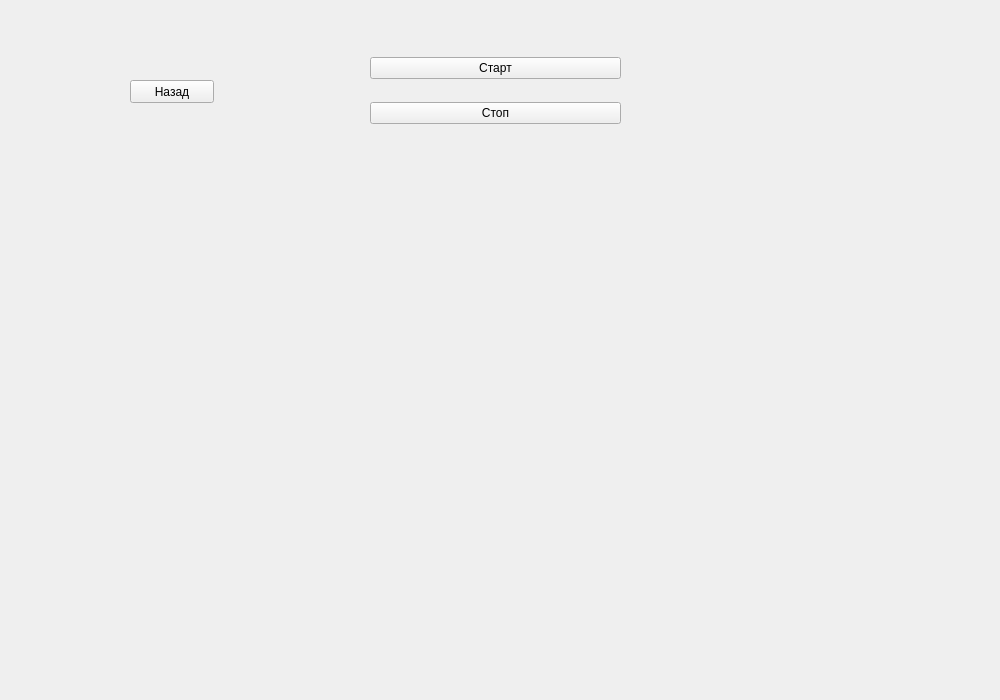
<?xml version="1.0" encoding="UTF-8"?>
<ui version="4.0">
 <class>ExerciseNoTilesWidget</class>
 <widget class="QWidget" name="ExerciseNoTilesWidget">
  <property name="geometry">
   <rect>
    <x>0</x>
    <y>0</y>
    <width>1000</width>
    <height>700</height>
   </rect>
  </property>
  <property name="windowTitle">
   <string>Form</string>
  </property>
  <widget class="QPushButton" name="backBtn">
   <property name="geometry">
    <rect>
     <x>130</x>
     <y>80</y>
     <width>84</width>
     <height>23</height>
    </rect>
   </property>
   <property name="text">
    <string>Назад</string>
   </property>
  </widget>
  <widget class="QWidget" name="verticalLayoutWidget">
   <property name="geometry">
    <rect>
     <x>370</x>
     <y>40</y>
     <width>251</width>
     <height>101</height>
    </rect>
   </property>
   <layout class="QVBoxLayout" name="verticalLayout">
    <item>
     <widget class="QPushButton" name="startBtn">
      <property name="text">
       <string>Старт</string>
      </property>
     </widget>
    </item>
    <item>
     <widget class="QPushButton" name="stopBtn">
      <property name="text">
       <string>Стоп</string>
      </property>
     </widget>
    </item>
   </layout>
  </widget>
  <widget class="QWidget" name="gridLayoutWidget">
   <property name="geometry">
    <rect>
     <x>60</x>
     <y>200</y>
     <width>781</width>
     <height>291</height>
    </rect>
   </property>
   <layout class="QGridLayout" name="answersLayout"/>
  </widget>
 </widget>
 <resources/>
 <connections/>
</ui>
